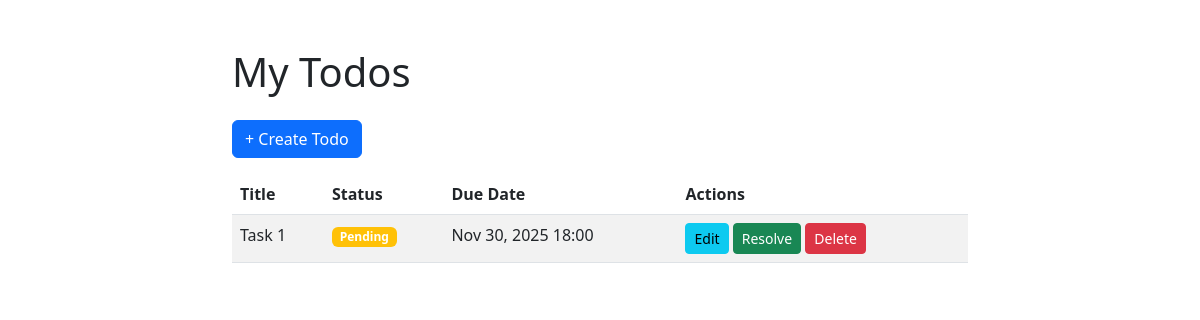
Before: / with the older database file.
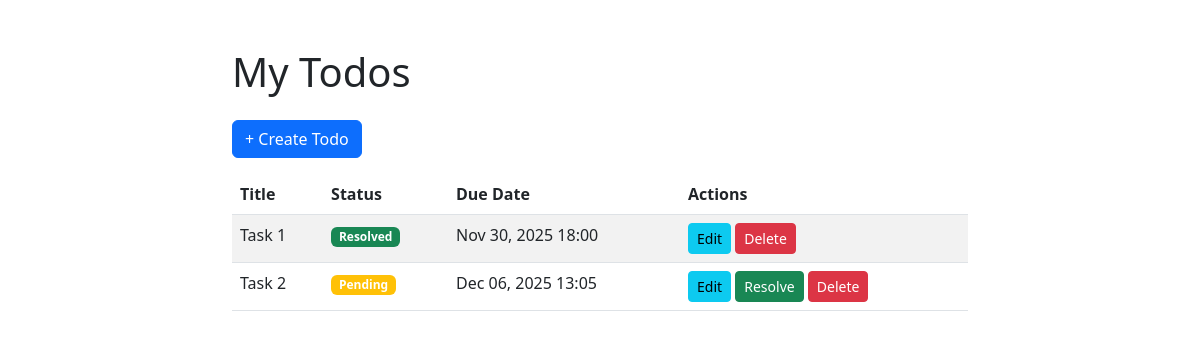
After: the same page with the newer database file.
### todoapp/models.py (models this page shows, shortened)
class Todo(models.Model):
    STATUS_CHOICES = [
        ('pending', 'Pending'),
        ('resolved', 'Resolved'),
    ]
    title = models.CharField(max_length=200)
    description = models.TextField(blank=True, null=True)
    due_date = models.DateTimeField(null=True, blank=True)
    status = models.CharField(max_length=10, choices=STATUS_CHOICES, default='pending')
    created_at = models.DateTimeField(auto_now_add=True)
    updated_at = models.DateTimeField(auto_now=True)
    class Meta:
        ordering = ['due_date']
        verbose_name_plural = 'Todos'

### todoapp/views.py (the view)
# urls.py: path('', views.TodoListView.as_view(), name='todo-list'),
class TodoListView(View):
    def get(self, request):
        todos = Todo.objects.all()
        return render(request, 'todoapp/list.html', {'todos': todos})

### todoapp/templates/todoapp/list.html (shortened to what this page needs)
<!DOCTYPE html>
<html lang="en">
<head>
    <link href="https://cdn.jsdelivr.net/npm/bootstrap@5.3.0/dist/css/bootstrap.min.css" rel="stylesheet">
</head>
<body>
    <div class="container mt-5">
        <div class="row">
            <div class="col-md-8 offset-md-2">
                <h1 class="mb-4">My Todos</h1>
                <a href="{% url 'todo-create' %}" class="btn btn-primary mb-3">+ Create Todo</a>
                {% if todos %}
                    <table class="table table-striped">
                        <thead>
                            <tr>
                                <th>Title</th>
                                <th>Status</th>
                                <th>Due Date</th>
                                <th>Actions</th>
                            </tr>
                        </thead>
                        <tbody>
                            {% for todo in todos %}
                                <tr>
                                    <td>{{ todo.title }}</td>
                                    <td>
                                        <span class="badge {% if todo.status == 'resolved' %}bg-success{% else %}bg-warning{% endif %}">
                                            {{ todo.get_status_display }}
                                        </span>
                                    </td>
                                    <td>{{ todo.due_date|date:"M d, Y H:i" }}</td>
                                    <td>
                                        <a href="{% url 'todo-edit' todo.pk %}" class="btn btn-sm btn-info">Edit</a>
                                        {% if todo.status != 'resolved' %}
                                            <form method="post" action="{% url 'todo-resolve' todo.pk %}" style="display:inline;">
                                                <button type="submit" class="btn btn-sm btn-success">Resolve</button>
                                            </form>
                                        {% endif %}
                                        <form method="post" action="{% url 'todo-delete' todo.pk %}" style="display:inline;" onsubmit="return confirm('Are you sure?');">
                                            <button type="submit" class="btn btn-sm btn-danger">Delete</button>
                                        </form>
                                    </td>
                                </tr>
                            {% endfor %}
                        </tbody>
                    </table>
                {% else %}
                    <div class="alert alert-info">No todos yet. <a href="{% url 'todo-create' %}">Create one</a></div>
                {% endif %}
            </div>
        </div>
    </div>
</body>
</html>

Changed rows visible on the page:
changed Todo "Task 1": status "Pending" → "Resolved"; no longer shows "Resolve"
added Todo: title "Task 2", status "Pending", due_date "Dec 06, 2025 13:05", shows "Resolve"
